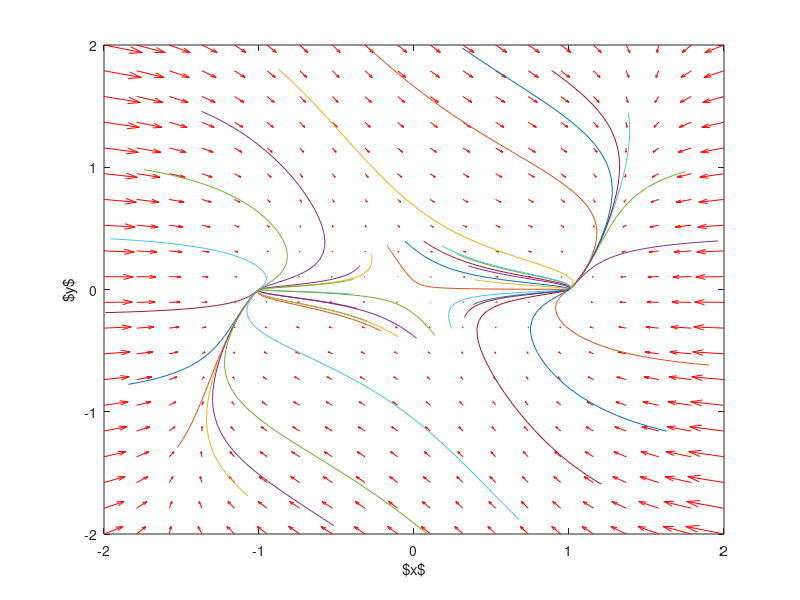

Reproduce this figure in MATLAB. (Note: this script raises an error after producing the figure.)
clear all
close all
clc

f = @(t,Y) [Y(2)+Y(1)-Y(1)^3; -Y(2)];

y1 = linspace(-2,2,20);
y2 = linspace(-2,2,20);

% creates two matrices one for all the x-values on the grid, and one for
% all the y-values on the grid. Note that x and y are matrices of the same
% size and shape, in this case 20 rows and 20 columns
[x,y] = meshgrid(y1,y2);
%size(x)
%size(y)

u = zeros(size(x));
v = zeros(size(x));

% we can use a single loop over each element to compute the derivatives at
% each point (y1, y2)
t=0; % we want the derivatives at each point at t=0, i.e. the starting time
for i = 1:numel(x)
    Yprime = f(t,[x(i); y(i)]);
    u(i) = Yprime(1);
    v(i) = Yprime(2);
end

quiver(x,y,u,v,'r'); figure(gcf)
xlabel('$x$')
ylabel('$y$')
axis([-2 2 -2 2]);

a = linspace(0.2,1.9*pi,20);
%y20 = [0.5 -0.5 -0.5 1.5 0.8 0.2*cos(0) 0.2*cos(1) 0.2*cos(2) 0.2*cos(2.3) 0.2*cos(4) 0.2*cos(5) 0.2*cos(5.5);0.2 0.5 -0.5 0.8 -1.5 0.2*sin(0) 0.2*sin(1) 0.2*sin(2) 0.2*sin(2.3) 0.2*sin(4) 0.2*sin(5) 0.2*sin(5.5)];
y20 = [2*cos(a) 0.4*cos(a);2*sin(a) 0.4*sin(a)];
s = size(y20);
s = s(2);
hold on
for i = 1:s
    [ts,ys] = ode45(f,[0,100],[y20(1,i);y20(2,i)]);
    plot(ys(:,1),ys(:,2))
    %plot(ys(1,1),ys(1,2),'bo') % starting point
    %plot(ys(end,1),ys(end,2),'ks') % ending point
end
hold off

set(gcf, 'Position', [1 1 400 300])
matlabfrag('q3d')